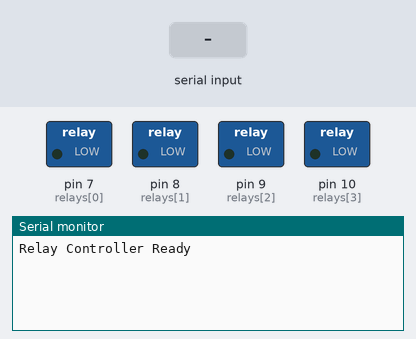
Bench run of a sketch on a simulated Arduino Uno, built with avr-gcc and run on an emulated ATmega328P. On the bench: switched loads named in the sketch (green lamp = pin HIGH), the last lines printed to the serial monitor. The inputs (shaded band) are chosen by the test bench.

Above: at 1.2 s.
1.3 s: "SET 1\n" received over Serial
At 2.5 s:
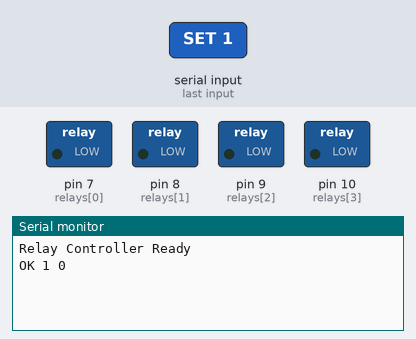
2.8 s: "PING\n" received over Serial
At 3.8 s:
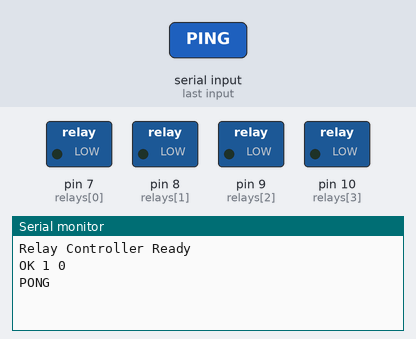

The sketch:

yesssssss.ino
```cpp
// Test simple PING-PONG + relay (simple test) #yesssssss
const int relays[] = {7,8,9,10};
const bool ACTIVE_LOW = false;
void setup() {
  Serial.begin(115200);
  for (int i=0;i<4;i++){ pinMode(relays[i], OUTPUT); digitalWrite(relays[i], ACTIVE_LOW?HIGH:LOW); }
  Serial.println("Relay Controller Ready");
}
String s="";
void loop() {
  while (Serial.available()) {
    char c = Serial.read();
    if (c=='\n') {
      s.trim();
      if (s=="PING") Serial.println("PONG");
      if (s.startsWith("SET")) {
        // parse SET n v
        int a = s.indexOf(' ',4);
        int n = s.substring(4,a).toInt();
        int v = s.substring(a+1).toInt();
        if (n>=1 && n<=4) {
          if (ACTIVE_LOW) digitalWrite(relays[n-1], v?LOW:HIGH);
          else digitalWrite(relays[n-1], v?HIGH:LOW);
          Serial.print("OK ");
          Serial.print(n);
          Serial.print(" ");
          Serial.println(v);
        }
      }
      s="";
    } else if (c!='\r') {
      s += c;
    }
  }
}
```

Measured:
- after the input at 1.3 s, the serial monitor: prints a new line at once (image 1)
- after the input at 2.8 s, the serial monitor: prints a new line at once (image 2)
